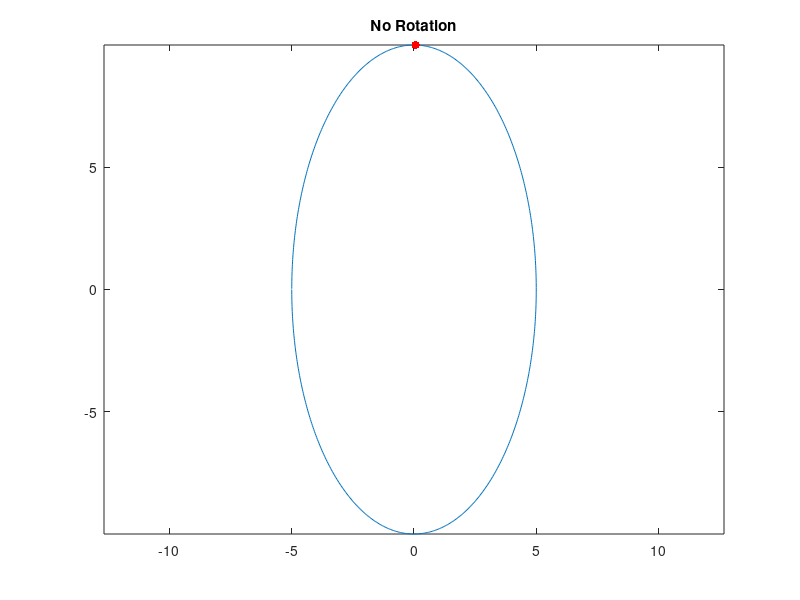

Here is the MATLAB script that generated this plot: (Note: this script raises an error after producing the figure.)
a=5; % horizontal radius
b=10; % vertical radius
x0=0; % x0,y0 ellipse centre coordinates
y0=0;
t=-pi:0.01:pi;
x=x0+a*cos(t);
y=y0+b*sin(t);
figure()
plot(x,y)
axis equal
hold on
scatter(x(471),y(471),'r','filled')
title('No Rotation')
% 
% %Plot the same ellipses, rotating by each calculated orientation angle.

radRot = deg2rad(-90);

[X Y] = rot(x,y,radRot)

figure()
plot(X,Y)
axis equal
hold on
scatter(X(471),Y(471),'r','filled')
%%
%Frank: Buildup angles and foundations
load mooredGPS 
%SURTASSSTN20 and STSNew1
AnglesD(1) = atan2d((mooredGPS(15,2)-mooredGPS(2,2)),(mooredGPS(15,1)-mooredGPS(2,1)));
AnglesD(2) = atan2d((mooredGPS(2,2)-mooredGPS(15,2)),(mooredGPS(2,1)-mooredGPS(15,1)));
%SURTASS05IN and FS6
AnglesD(3) = atan2d((mooredGPS(12,2)-mooredGPS(14,2)),(mooredGPS(12,1)-mooredGPS(14,1)));
AnglesD(4) = atan2d((mooredGPS(14,2)-mooredGPS(12,2)),(mooredGPS(14,1)-mooredGPS(12,1)));
%Roldan and 08ALTIN
AnglesD(5) = atan2d((mooredGPS(6,2)-mooredGPS(7,2)),(mooredGPS(6,1)-mooredGPS(7,1)));
AnglesD(6) = atan2d((mooredGPS(7,2)-mooredGPS(6,2)),(mooredGPS(7,1)-mooredGPS(6,1)));
%SURTASS05IN and STSNew2
AnglesD(7) = atan2d((mooredGPS(11,2)-mooredGPS(14,2)),(mooredGPS(11,1)-mooredGPS(14,1)));
AnglesD(8) = atan2d((mooredGPS(14,2)-mooredGPS(11,2)),(mooredGPS(14,1)-mooredGPS(11,1)));
%39IN and SURTASS05IN
AnglesD(9) = atan2d((mooredGPS(14,2)-mooredGPS(13,2)),(mooredGPS(14,1)-mooredGPS(13,1)));
AnglesD(10) = atan2d((mooredGPS(13,2)-mooredGPS(14,2)),(mooredGPS(13,1)-mooredGPS(14,1)));
%STSNEW2 and FS6
AnglesD(11) = atan2d((mooredGPS(12,2)-mooredGPS(11,2)),(mooredGPS(12,1)-mooredGPS(11,1)));
AnglesD(12) = atan2d((mooredGPS(11,2)-mooredGPS(12,2)),(mooredGPS(11,1)-mooredGPS(12,1)));
%FMFMFMFM Adding in tidal ellipses angle, 2/8/23. These are found using
% PCA coefficients in tidalAnalysis scripts.
tideAnglesD(1) = 326.6;
tideAnglesD(2) = 146.6;
tideAnglesD(3) = tideAnglesD(1)-90;
tideAnglesD(4) = tideAnglesD(2)-90;
AnglesR = deg2rad(AnglesD);
tideAnglesR = deg2rad(tideAnglesD);
%%
%Tidal data and Predictions

%Creates my tides for 2020
cd D:\Glider\Data\ADCP
load GR_adcp_30minave_magrot.mat;
% Cleaning data
uz = nanmean(adcp.u);
vz = nanmean(adcp.v);
xin = (uz+sqrt(-1)*vz);
[struct, xout] = t_tide(xin,'interval',adcp.dth,'start time',adcp.dn(1),'latitude',adcp.lat);
%Separate tides into vectors
tideU = real(xout);
tideV = imag(xout);
%Sets timing
datetide = [00,00,01,2020];
%t_tide order of constituents:
% 15 = M2, Lunar semidiurnal
% 17 = S2, Solar semidiurnal
% 14 = N2, Lunar elliptical, perigee
% 8 = K1,  Lunar diurnal
% 6 = O1,  Lunar Diurnal
% 5 = Q1,  Larger lunar elliptical diurnal
tTideOrder = [15,17,14,8,6,5]; % Full tides for consideration
% tTideOrder = [14]; %Isolating certain tides.
% uvpred order of constituents: 
% 1 = M2, 2 = S2, 3 = N2, 4 = K1, 6 = O1, 26 = Q1
UVOrder    = [1,2,3,4,6,26];% Full tides for consideration
% UVOrder    = [3]; %Isolating certain tides.
%Predict tides for our location
[timePrediction,ut,vt] = uvpred(struct.tidecon(tTideOrder,1),struct.tidecon(tTideOrder,3),struct.tidecon(tTideOrder,7),...
    struct.tidecon(tTideOrder,5),UVOrder,datetide,0.5,366);

%Create timing for our tidal predictions.
tideDN=datenum(2020,1,01):0.5/24:datenum(2021,1,01);
tideDT=datetime(tideDN,'ConvertFrom','datenum','TimeZone','UTC')';

%Classic rotation like a DJ's record
tidalz = [tideU;tideV].';
[coef, ~,~,~] = pca(tidalz);
tidalTheta = coef(3);
thetaDegree = rad2deg(tidalTheta);
[rotUtide,rotVtide] = rot(ut,vt,tidalTheta);
%%
close all

%%
x = ones(1,12);
x = x+.5;
x2 = x +1;
x3 = x2 -.75;




figure()
h = polarscatter(AnglesR,x,'filled','k')

title('Transceiver Pairing, Full Array')
hold on
h = polarscatter(AnglesR(1,6),x(1),'filled','r')
for COUNT = 1:2:length(AnglesR)
    polarplot(AnglesR(1,COUNT:COUNT+1),x(1:2),'--','LineWidth',2);
end
polarplot(tideAnglesR(1:2),x2(1:2))
polarplot(tideAnglesR(3:4),x3(1:2))
polarscatter(tideAnglesR(1:2),x2(1:2),'r','filled')
polarscatter(tideAnglesR(3:4),x3(1:2),'r','filled')

pax = gca;
pax.ThetaZeroLocation = 'top';
pax.ThetaDir = 'clockwise';
%%
pairing = [1 1 2 2 3 3 4 4 5 5 6 6];

diff = [60 60 85.5 85.5 144.7 144.7 -6.6 -6.6 -0.2 -0.2 121.3 121.3]
for COUNT = 1:2:length(AnglesR)
    nameit= sprintf('Pairing %d Angle vs Tidal Ellipses, Diff: %d',pairing(COUNT),round(diff(COUNT)))
    figure()
    polarscatter(AnglesR(1,COUNT),x(1),280,'X')
    hold on
    polarplot(AnglesR(1,COUNT:COUNT+1),x(1:2),'-.');
    polarscatter(AnglesR(1,COUNT+1),x(1),200,'square','filled','k')
    polarplot(tideAnglesR(1:2),x2(1:2),'r')
    polarplot(tideAnglesR(3:4),x3(1:2))
    polarscatter(tideAnglesR(1:2),x2(1:2),130,'r','filled')
    polarscatter(tideAnglesR(3:4),x3(1:2),'r','filled')
    pax = gca;
    pax.ThetaZeroLocation = 'top';
    pax.ThetaDir = 'clockwise';
    title(nameit)
end

%%
% AnglesD are the transceiver orientations

rotatorsR = deg2rad(AnglesD-tideAnglesD(2));
rotatorsD = rad2deg(rotatorsR);

for COUNT = 1:length(rotatorsR)
    [rotatedTidesX(COUNT,:) rotatedTidesY(COUNT,:)] = rot(ut,vt,rotatorsR(1,COUNT));
end


%max offshore for ut/rotUtide: 15393
%max onshore for ut/rotUtide:  15430

figure()
nexttile
plot(ut,vt)
axis equal
hold on
scatter(ut(15393),vt(15393),'filled','r')
scatter(ut(15430),vt(15430),'filled','k')
title('OG')
xline(0)
yline(0)

[testX testY] = rot(ut,vt,(rotatorsR(1)));

nexttile
plot(testX,testY)
axis equal
hold on
scatter(testX(15393),testY(15393),'filled','r')
scatter(testX(15430),testY(15430),'filled','k')
xline(0)
yline(0)
title('Should be -60 CCW')

[testX testY] = rot(ut,vt,rotatorsR(2));

nexttile
plot(testX,testY)
axis equal
hold on
scatter(testX(15393),testY(15393),'filled','r')
scatter(testX(15430),testY(15430),'filled','k')
title('Should be -240 CCW')
xline(0)
yline(0)

[testX testY] = rot(ut,vt,(rotatorsR(3)));

nexttile
plot(testX,testY)
axis equal
hold on
scatter(testX(15393),testY(15393),'filled','r')
scatter(testX(15430),testY(15430),'filled','k')
title('Should be -85d CCW')
xline(0)
yline(0)

[testX testY] = rot(ut,vt,(rotatorsR(4)));

nexttile
plot(testX,testY)
axis equal
hold on
scatter(testX(15393),testY(15393),'filled','r')
scatter(testX(15430),testY(15430),'filled','k')
title('Should be -265d CCW')
xline(0)
yline(0)


%%Combine in big tiled picture. You can do this!!!!
for COUNT = 1:2:length(AnglesR)
    nameit= sprintf('Pairing %d Angle vs Tidal Ellipses, Diff: %d',pairing(COUNT),round(diff(COUNT)))
    figure()
    set(gcf, 'Position',  [0, 0, 1000, 1000])


    tiledlayout(2,2)
    nexttile
    polarscatter(AnglesR(1,COUNT),x(1),280,'X')
    hold on
    polarplot(AnglesR(1,COUNT:COUNT+1),x(1:2),'-.');
    polarscatter(AnglesR(1,COUNT+1),x(1),200,'square','filled','k')
    polarplot(tideAnglesR(1:2),x2(1:2),'r')
    polarplot(tideAnglesR(3:4),x3(1:2),'r')
    polarscatter(tideAnglesR(1:2),x2(1:2),130,'r','filled')
    polarscatter(tideAnglesR(3:4),x3(1:2),'r','filled')
    pax = gca;
    pax.ThetaZeroLocation = 'top';
    pax.ThetaDir = 'clockwise';
    title(nameit)
    
    nexttile
    plot(ut,vt)
    axis equal
    hold on
    scatter(ut(15393),vt(15393),'filled','r')
    scatter(ut(15430),vt(15430),'filled','k')
    title('OG')
    xline(0)
    yline(0)

    nexttile
    plot(rotatedTidesX(COUNT,:),rotatedTidesY(COUNT,:))
    axis equal
    hold on
    scatter(rotatedTidesX(COUNT,15393),rotatedTidesY(COUNT,15393),'filled','r')
    scatter(rotatedTidesX(COUNT,15430),rotatedTidesY(COUNT,15430),'filled','k')
    xline(0)
    yline(0)
    title(sprintf('Should be %0.1f CCW',rotatorsD(1,COUNT)))
    
    nexttile
    plot(rotatedTidesX(COUNT+1,:),rotatedTidesY(COUNT+1,:))
    axis equal
    hold on
    scatter(rotatedTidesX(COUNT+1,15393),rotatedTidesY(COUNT+1,15393),'filled','r')
    scatter(rotatedTidesX(COUNT+1,15430),rotatedTidesY(COUNT+1,15430),'filled','k')
    xline(0)
    yline(0)
    title(sprintf('Should be %0.1f CCW',rotatorsD(1,COUNT+1)))
end








